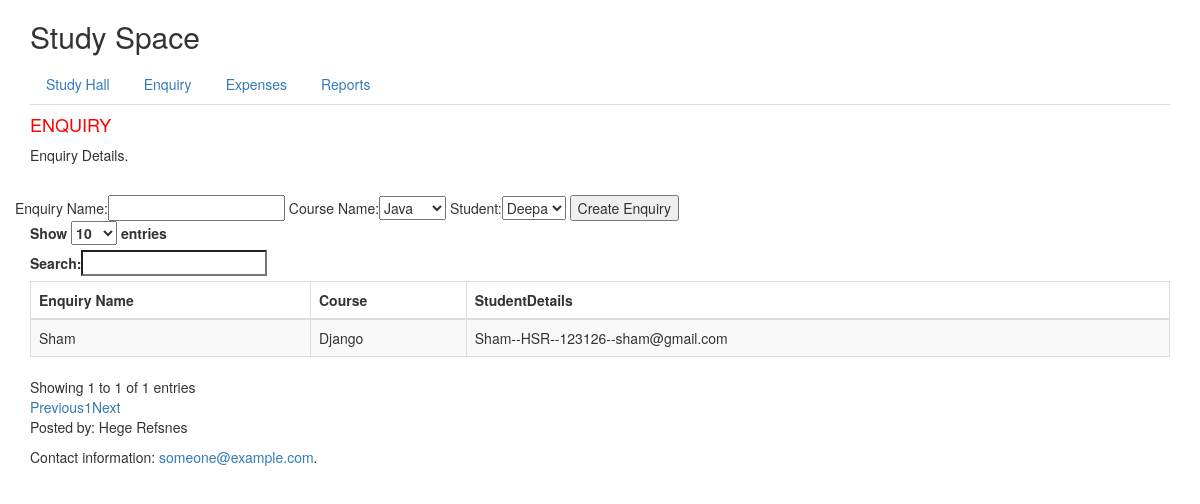
/enquiries/, run on an earlier commit of the app's database.
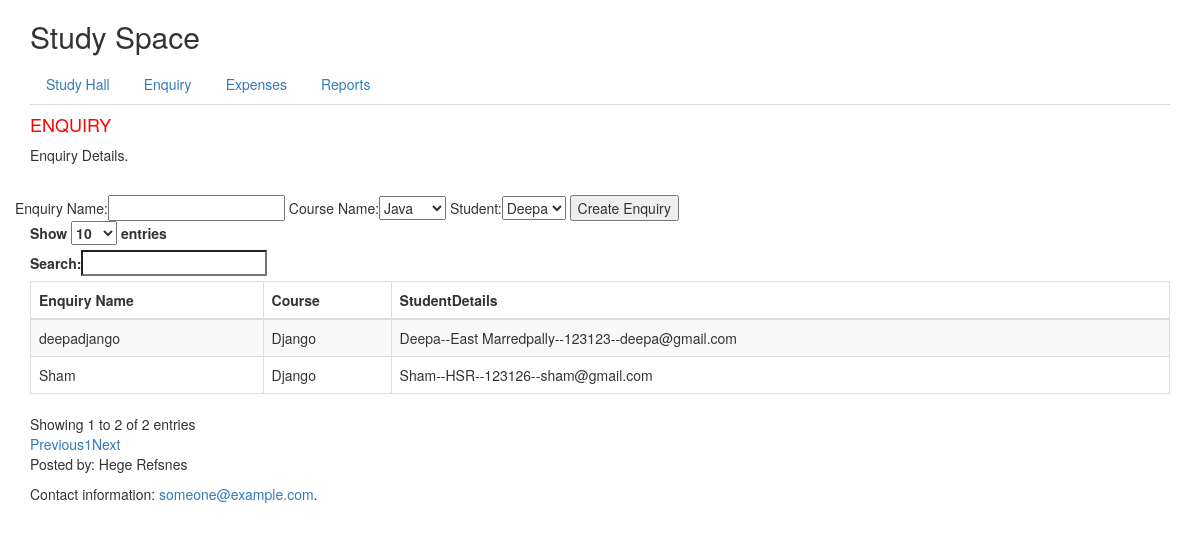
And on a later commit of the database.
### app1/models.py (models this page shows, shortened)
class NameModel(models.Model):
	name = models.CharField(max_length=250, unique=True)
	class Meta:
		abstract=True

class Enquiry(NameModel):
	course=models.ForeignKey(Course)
	student=models.ForeignKey(Student)

class Course(NameModel):
	def __str__(self):
		return "%s" %(self.name)

class Student(NameModel):
	address=models.TextField(max_length=250)
	phone=models.IntegerField()
	email=models.CharField(max_length=250)
	def __str__(self):
		return "%s--%s--%s--%s"%(self.name,self.address,self.phone,self.email)

### app1/views.py (the view, shortened to what this page needs)
# urls.py: url(r'^enquiries/' , viewenquiries),
def viewenquiries(request):
	data=request.POST
	enq = Enquiry.objects.all()
	cour = Course.objects.all()
	stud = Student.objects.all()
	return render(request, "app1/enquiry.html" , {"dataenqs":enq,
												  "datacourse":cour,
												  "datastudent":stud})

### app1/templates/app1/enquiry.html
{% extends "app1/base.html" %}
{% block pageheader %}
ENQUIRY
{% endblock %}
{% block content %}
      <p>Enquiry Details.</p><br>
      <div class="row">
        <form method="post">{% csrf_token %}
          Enquiry Name:<input type="text" name="enq_name">
          Course Name:<select name="enq_course">
            {% for course in datacourse %}
            <option value="{{course.id}}">{{course.name}}</option>
            {% endfor %}
          </select>
          Student:<select name="enq_student">
            {% for student in datastudent %}
            <option value="{{student.id}}">{{student.name}}</option>
            {% endfor %}
          </select>
          <input type="submit" name="enquiry" value="Create Enquiry">
        </form>
      </div>
      <div>
      <table id="example" class="table table-striped table-bordered" style="width:100%">
        <thead>
            <tr><th> Enquiry Name </th>
                <th> Course </th><th> StudentDetails </th> </tr>
        </thead>
        <tbody>
            {% for enq in dataenqs %}
             <tr><td>{{enq.name}}</td>
                 <td>{{enq.course}}</td>
                 <td>{{enq.student}}</td></tr>
            {% endfor %}
        </tbody>
      </table>
   {% endblock %}

What changed in the data, as far as the page shows it:
added Enquiry: name "deepadjango", course "Django", student "Deepa--East Marredpally--123123--deepa@gmail.com"
Also different on the page:
text written by a page script: "Show entries Search: Showing 1 to 1 of 1 entries Previous 1 Next" → "Show entries Search: Showing 1 to 2 of 2 entries Previous 1 Next"
